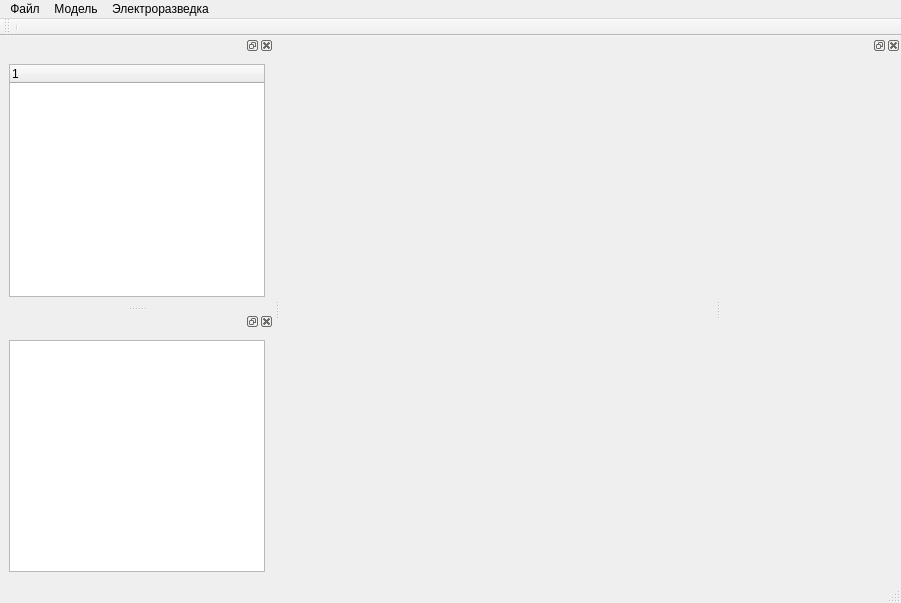
<?xml version="1.0" encoding="UTF-8"?>
<ui version="4.0">
 <class>MainWindow</class>
 <widget class="QMainWindow" name="MainWindow">
  <property name="geometry">
   <rect>
    <x>0</x>
    <y>0</y>
    <width>901</width>
    <height>603</height>
   </rect>
  </property>
  <property name="windowTitle">
   <string>Электроразведка</string>
  </property>
  <property name="styleSheet">
   <string notr="true"/>
  </property>
  <widget class="QWidget" name="centralwidget">
   <layout class="QGridLayout" name="gridLayout">
    <item row="1" column="0">
     <widget class="QStackedWidget" name="sectionStackedWidget">
      <property name="sizePolicy">
       <sizepolicy hsizetype="Preferred" vsizetype="Preferred">
        <horstretch>0</horstretch>
        <verstretch>0</verstretch>
       </sizepolicy>
      </property>
      <property name="styleSheet">
       <string notr="true"/>
      </property>
      <widget class="QWidget" name="sectionStackedWidgetPage1"/>
     </widget>
    </item>
    <item row="0" column="0">
     <widget class="QStackedWidget" name="graphicsStackedWidget">
      <property name="styleSheet">
       <string notr="true"/>
      </property>
      <widget class="QWidget" name="graphicsStackedWidgetPage1"/>
     </widget>
    </item>
   </layout>
  </widget>
  <widget class="QMenuBar" name="menubar">
   <property name="geometry">
    <rect>
     <x>0</x>
     <y>0</y>
     <width>901</width>
     <height>18</height>
    </rect>
   </property>
   <widget class="QMenu" name="fileMenu">
    <property name="title">
     <string>Файл</string>
    </property>
    <addaction name="saveFileAction"/>
   </widget>
   <widget class="QMenu" name="modelMenu">
    <property name="title">
     <string>Модель</string>
    </property>
    <addaction name="openModelAction"/>
    <addaction name="createModelAction"/>
   </widget>
   <widget class="QMenu" name="menu">
    <property name="title">
     <string>Электроразведка</string>
    </property>
    <widget class="QMenu" name="menu_2">
     <property name="title">
      <string>МТЗ</string>
     </property>
     <addaction name="loadFieldDataAction"/>
     <addaction name="loadPeriodDataAction"/>
     <addaction name="createPeriodDataAction"/>
     <addaction name="separator"/>
     <addaction name="directTaskAction"/>
     <addaction name="inverseTaskAction"/>
    </widget>
    <addaction name="menu_2"/>
    <addaction name="tdemAction"/>
   </widget>
   <addaction name="fileMenu"/>
   <addaction name="modelMenu"/>
   <addaction name="menu"/>
  </widget>
  <widget class="QStatusBar" name="statusbar"/>
  <widget class="QDockWidget" name="projectTreeDockWidget">
   <property name="minimumSize">
    <size>
     <width>150</width>
     <height>111</height>
    </size>
   </property>
   <attribute name="dockWidgetArea">
    <number>1</number>
   </attribute>
   <widget class="QWidget" name="dockWidgetContents_2">
    <layout class="QGridLayout" name="gridLayout_3">
     <item row="0" column="0">
      <widget class="QTreeWidget" name="projectTreeWidget">
       <attribute name="headerVisible">
        <bool>true</bool>
       </attribute>
       <column>
        <property name="text">
         <string notr="true">1</string>
        </property>
       </column>
      </widget>
     </item>
    </layout>
   </widget>
  </widget>
  <widget class="QDockWidget" name="addInfoDockWidget">
   <property name="minimumSize">
    <size>
     <width>180</width>
     <height>43</height>
    </size>
   </property>
   <attribute name="dockWidgetArea">
    <number>2</number>
   </attribute>
   <widget class="QWidget" name="dockWidgetContents_4"/>
  </widget>
  <widget class="QDockWidget" name="infoDockWidget">
   <attribute name="dockWidgetArea">
    <number>1</number>
   </attribute>
   <widget class="QWidget" name="dockWidgetContents">
    <layout class="QGridLayout" name="gridLayout_2">
     <item row="0" column="0">
      <widget class="QTableWidget" name="infoTableWidget"/>
     </item>
    </layout>
   </widget>
  </widget>
  <widget class="QToolBar" name="toolBar">
   <property name="windowTitle">
    <string>toolBar_2</string>
   </property>
   <attribute name="toolBarArea">
    <enum>TopToolBarArea</enum>
   </attribute>
   <attribute name="toolBarBreak">
    <bool>false</bool>
   </attribute>
   <addaction name="separator"/>
  </widget>
  <action name="saveFileAction">
   <property name="text">
    <string>Сохранить</string>
   </property>
  </action>
  <action name="openModelAction">
   <property name="text">
    <string>Открыть модель</string>
   </property>
  </action>
  <action name="createModelAction">
   <property name="text">
    <string>Создать модель</string>
   </property>
  </action>
  <action name="tdemAction">
   <property name="text">
    <string>ЗСБ</string>
   </property>
  </action>
  <action name="loadFieldDataAction">
   <property name="text">
    <string>Загрузить полевые данные</string>
   </property>
  </action>
  <action name="loadPeriodDataAction">
   <property name="text">
    <string>Загрузить файл периодов</string>
   </property>
  </action>
  <action name="createPeriodDataAction">
   <property name="text">
    <string>Создать файл периодов</string>
   </property>
  </action>
  <action name="directTaskAction">
   <property name="text">
    <string>Расчитать прямую задачу</string>
   </property>
  </action>
  <action name="inverseTaskAction">
   <property name="text">
    <string>Расчитать обратную задачу</string>
   </property>
  </action>
 </widget>
 <resources/>
 <connections/>
</ui>
